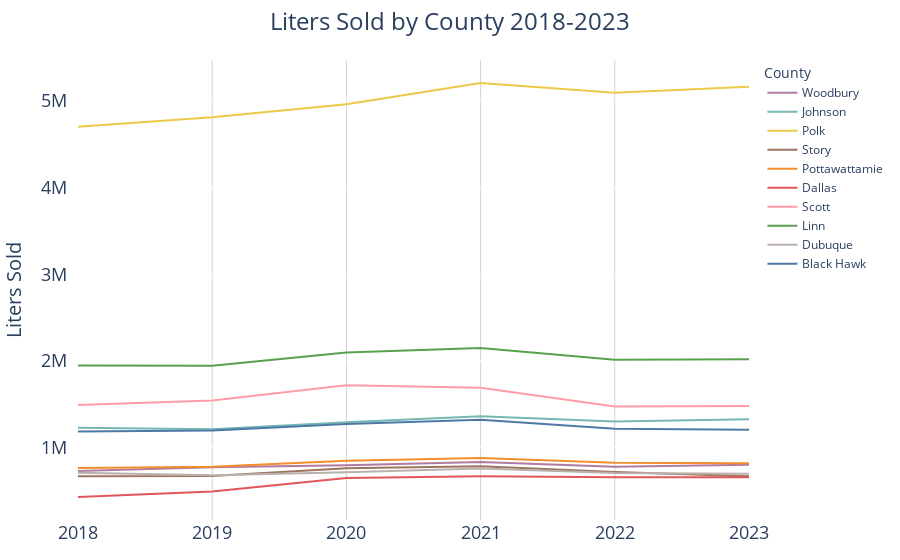

Notebook cell for this chart:
### Markdown cell above
### We see a bump in 2020-2021 in many counties. Let's calculate and visualize percent change to get a clearer picture.

### Code cell
fig = px.line(
    sales_by_county_year_df,
    x='year',
    y='liters_sold',
    orientation='h',  # Horizontal bar chart
    color='county',  # Assign colors based on 'county' field
    color_discrete_map=county_colors,  # Apply custom colors
    labels={'liters_sold': 'Liters Sold ', 'county': 'County ', 'year': 'Year '},  # Custom labels
    height=600  # Adjust height to accommodate all counties
)

# Update layout
fig.update_layout(
    xaxis=dict(
        title=None,
        tickfont=dict(size=18),
        title_font = dict(size = 20),
        showgrid = True,
        gridcolor = 'LightGrey'
    ), 
    
    yaxis=dict(
        title='Liters Sold',
        title_font = dict(size = 20),
        tickfont=dict(size=18),
        ticksuffix = '  ',#used to create pad between ytick labels and chart
        tickformat=".0s" # No decimal places, use SI notation
    ),
    
    title=dict(
        text = "Liters Sold by County 2018-2023",
        x = .5,
        xanchor = 'center'
     ),

    showlegend=True,  # Hide legend since colors are used for encoding 'county'
    plot_bgcolor='rgba(0,0,0,0)',  # Transparent background for the plot area
    margin=dict(l=40, r=40, t=60, b=40),  # Left, Right, Top, Bottom margins
    title_font_size = 24
)

fig.show()

### Figure 1 — Plotly figure (JSON) as saved in the notebook; plotly's stock layout.template omitted (floating-point values rounded to 4 significant figures)
{"data": [{"hovertemplate": "County =Woodbury<br>Year =%{x}<br>Liters Sold =%{y}<extra></extra>", "legendgroup": "Woodbury", "line": {"color": "#b07aa1", "dash": "solid"}, "marker": {"symbol": "circle"}, "mode": "lines", "name": "Woodbury", "orientation": "h", "showlegend": true, "type": "scatter", "x": ["2018", "2019", "2020", "2021", "2022", "2023"], "xaxis": "x", "y": [731000.0, 772700.0, 795800.0, 832600.0, 779900.0, 802500.0], "yaxis": "y"}, {"hovertemplate": "County =Johnson<br>Year =%{x}<br>Liters Sold =%{y}<extra></extra>", "legendgroup": "Johnson", "line": {"color": "#76b7b2", "dash": "solid"}, "marker": {"symbol": "circle"}, "mode": "lines", "name": "Johnson", "orientation": "h", "showlegend": true, "type": "scatter", "x": ["2018", "2019", "2020", "2021", "2022", "2023"], "xaxis": "x", "y": [1229000.0, 1212000.0, 1291000.0, 1361000.0, 1301000.0, 1328000.0], "yaxis": "y"}, {"hovertemplate": "County =Polk<br>Year =%{x}<br>Liters Sold =%{y}<extra></extra>", "legendgroup": "Polk", "line": {"color": "#edc948", "dash": "solid"}, "marker": {"symbol": "circle"}, "mode": "lines", "name": "Polk", "orientation": "h", "showlegend": true, "type": "scatter", "x": ["2018", "2019", "2020", "2021", "2022", "2023"], "xaxis": "x", "y": [4699000.0, 4811000.0, 4961000.0, 5205000.0, 5091000.0, 5163000.0], "yaxis": "y"}, {"hovertemplate": "County =Story<br>Year =%{x}<br>Liters Sold =%{y}<extra></extra>", "legendgroup": "Story", "line": {"color": "#9c755f", "dash": "solid"}, "marker": {"symbol": "circle"}, "mode": "lines", "name": "Story", "orientation": "h", "showlegend": true, "type": "scatter", "x": ["2018", "2019", "2020", "2021", "2022", "2023"], "xaxis": "x", "y": [670700.0, 671800.0, 761100.0, 784300.0, 719500.0, 668400.0], "yaxis": "y"}, {"hovertemplate": "County =Pottawattamie<br>Year =%{x}<br>Liters Sold =%{y}<extra></extra>", "legendgroup": "Pottawattamie", "line": {"color": "#f28e2b", "dash": "solid"}, "marker": {"symbol": "circle"}, "mode": "lines", "name": "Pottawattamie", "orientation": "h", "showlegend": true, "type": "scatter", "x": ["2018", "2019", "2020", "2021", "2022", "2023"], "xaxis": "x", "y": [764400.0, 780400.0, 849100.0, 881000.0, 826100.0, 818500.0], "yaxis": "y"}, {"hovertemplate": "County =Dallas<br>Year =%{x}<br>Liters Sold =%{y}<extra></extra>", "legendgroup": "Dallas", "line": {"color": "#e15759", "dash": "solid"}, "marker": {"symbol": "circle"}, "mode": "lines", "name": "Dallas", "orientation": "h", "showlegend": true, "type": "scatter", "x": ["2018", "2019", "2020", "2021", "2022", "2023"], "xaxis": "x", "y": [430200.0, 494200.0, 648200.0, 668600.0, 658800.0, 658800.0], "yaxis": "y"}, {"hovertemplate": "County =Scott<br>Year =%{x}<br>Liters Sold =%{y}<extra></extra>", "legendgroup": "Scott", "line": {"color": "#ff9da7", "dash": "solid"}, "marker": {"symbol": "circle"}, "mode": "lines", "name": "Scott", "orientation": "h", "showlegend": true, "type": "scatter", "x": ["2018", "2019", "2020", "2021", "2022", "2023"], "xaxis": "x", "y": [1490000.0, 1542000.0, 1718000.0, 1691000.0, 1474000.0, 1481000.0], "yaxis": "y"}, {"hovertemplate": "County =Linn<br>Year =%{x}<br>Liters Sold =%{y}<extra></extra>", "legendgroup": "Linn", "line": {"color": "#59a14f", "dash": "solid"}, "marker": {"symbol": "circle"}, "mode": "lines", "name": "Linn", "orientation": "h", "showlegend": true, "type": "scatter", "x": ["2018", "2019", "2020", "2021", "2022", "2023"], "xaxis": "x", "y": [1946000.0, 1943000.0, 2096000.0, 2149000.0, 2012000.0, 2020000.0], "yaxis": "y"}, {"hovertemplate": "County =Dubuque<br>Year =%{x}<br>Liters Sold =%{y}<extra></extra>", "legendgroup": "Dubuque", "line": {"color": "#bab0ac", "dash": "solid"}, "marker": {"symbol": "circle"}, "mode": "lines", "name": "Dubuque", "orientation": "h", "showlegend": true, "type": "scatter", "x": ["2018", "2019", "2020", "2021", "2022", "2023"], "xaxis": "x", "y": [710400.0, 681100.0, 716500.0, 759200.0, 706100.0, 699600.0], "yaxis": "y"}, {"hovertemplate": "County =Black Hawk<br>Year =%{x}<br>Liters Sold =%{y}<extra></extra>", "legendgroup": "Black Hawk", "line": {"color": "#4e79a7", "dash": "solid"}, "marker": {"symbol": "circle"}, "mode": "lines", "name": "Black Hawk", "orientation": "h", "showlegend": true, "type": "scatter", "x": ["2018", "2019", "2020", "2021", "2022", "2023"], "xaxis": "x", "y": [1185000.0, 1196000.0, 1272000.0, 1321000.0, 1217000.0, 1206000.0], "yaxis": "y"}], "layout": {"autosize": true, "legend": {"title": {"text": "County "}, "tracegroupgap": 0}, "margin": {"b": 40, "l": 40, "r": 40, "t": 60}, "plot_bgcolor": "rgba(0, 0, 0, 0)", "showlegend": true, "title": {"font": {"size": 24}, "text": "Liters Sold by County 2018-2023", "x": 0.5, "xanchor": "center"}, "xaxis": {"anchor": "y", "autorange": true, "domain": [0, 1], "gridcolor": "LightGrey", "range": [0, 5], "showgrid": true, "tickfont": {"size": 18}, "title": {"font": {"size": 20}}, "type": "category"}, "yaxis": {"anchor": "x", "autorange": true, "domain": [0, 1], "range": [164900.0, 5470000.0], "tickfont": {"size": 18}, "tickformat": ".0s", "ticksuffix": "  ", "title": {"font": {"size": 20}, "text": "Liters Sold"}, "type": "linear"}}}
